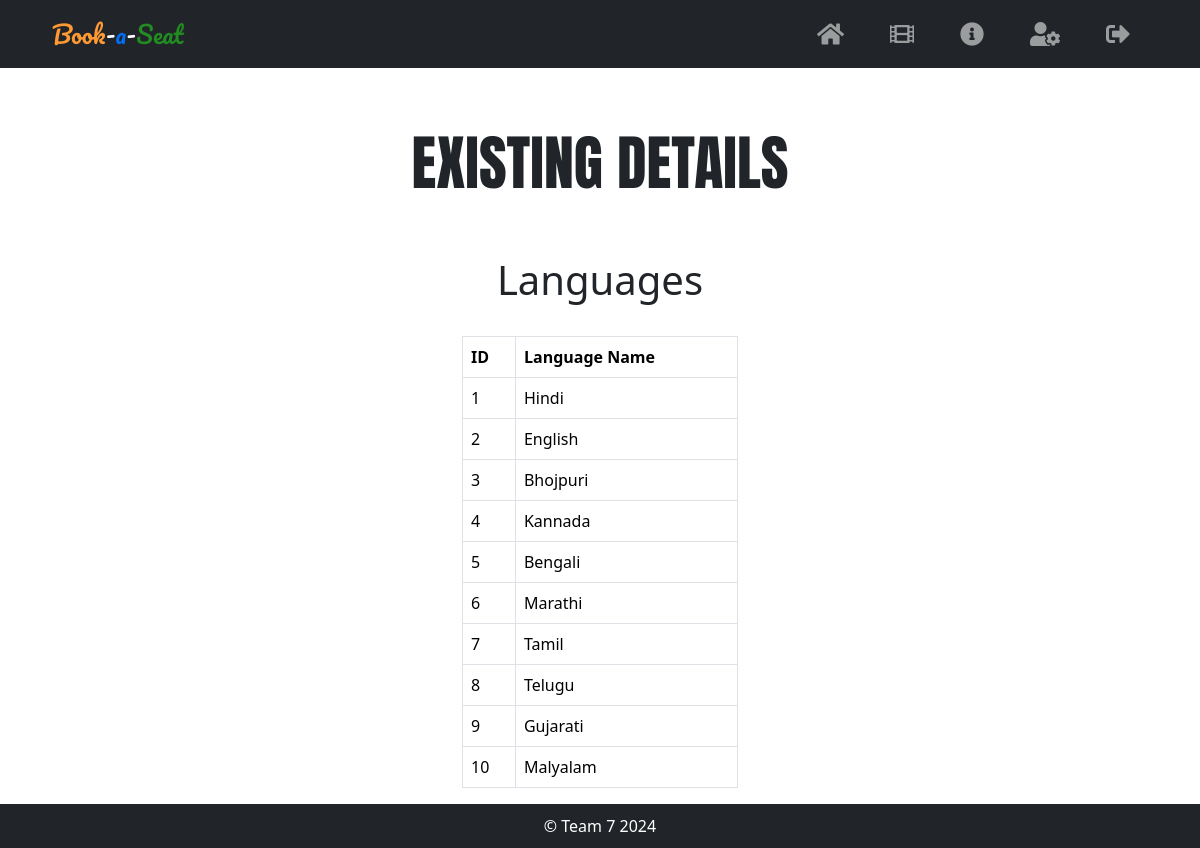
The page /view_languages.php (signed in) on the database as committed earlier.
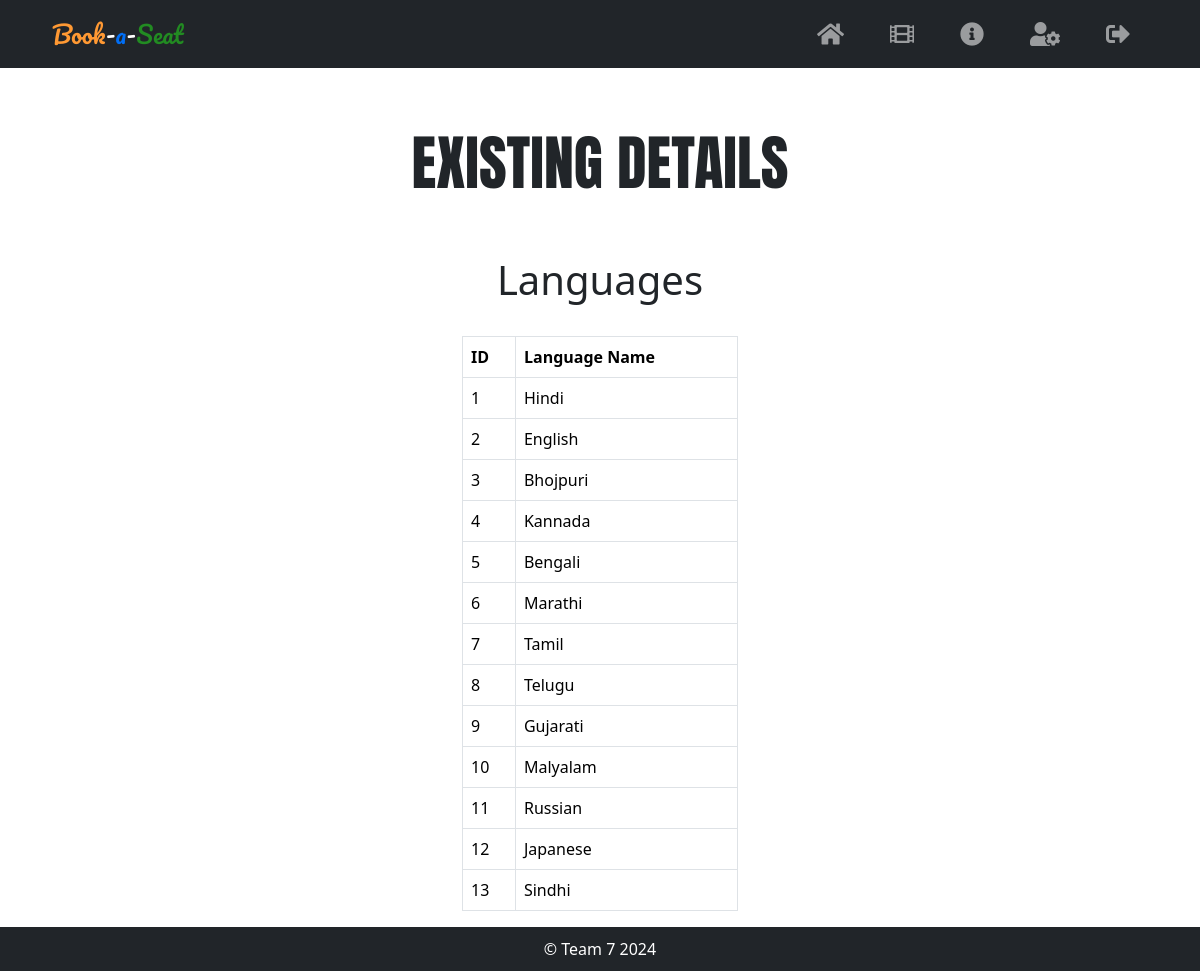
The same page on the database as committed later.
### tables this page shows
CREATE TABLE `languages` (
  `id` int NOT NULL AUTO_INCREMENT,
  `name` varchar(255) NOT NULL,
  PRIMARY KEY (`id`),
  KEY `idx_languages_name` (`name`)
);

### view_languages.php (the view, shortened to what this page needs)
<?php
include "src/components/db_connection.php";
$sql = "SELECT * FROM languages ORDER BY id ASC";
$result = $conn->query($sql);
?>
<?php include 'src/components/header1.php' ?>
<link rel="stylesheet" href="src/css/current-booking-style.css">
<?php include 'src/components/header2.php' ?>
<div class="movies-header">
    EXISTING DETAILS
</div>
<div class="container col-md-3 mt-5 mx-auto">
    <h1 class="text-center">Languages</h1>
    <br>
    <div class="table-responsive">
        <table class="table table-bordered">
            <thead>
                <tr>
                    <th>ID</th>
                    <th>Language Name</th>
                </tr>
            </thead>
            <tbody>
                <?php
                if ($result->num_rows > 0) {
                    while ($row = $result->fetch_assoc()) {
                        echo "<tr>";
                        echo "<td>" . $row['id'] . "</td>";
                        echo "<td>" . $row['name'] . "</td>";
                        echo "</tr>";
                    }
                } else {
                    echo "<tr><td colspan='8'>No bookings found</td></tr>";
                }
                ?>
            </tbody>
        </table>
    </div>
</div>
<?php include 'src/components/footer.php' ?>

Rows that differ between the two databases and show on the page:
added languages: id "11", name "Russian"
added languages: id "12", name "Japanese"
added languages: id "13", name "Sindhi"
